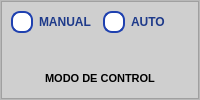
                    <widget class="QFrame" name="frame_20">
                     <property name="frameShape">
                      <enum>QFrame::StyledPanel</enum>
                     </property>
                     <property name="frameShadow">
                      <enum>QFrame::Raised</enum>
                     </property>
                     <layout class="QVBoxLayout" name="verticalLayout_29">
                      <property name="spacing">
                       <number>0</number>
                      </property>
                      <property name="leftMargin">
                       <number>0</number>
                      </property>
                      <property name="topMargin">
                       <number>0</number>
                      </property>
                      <property name="rightMargin">
                       <number>0</number>
                      </property>
                      <property name="bottomMargin">
                       <number>0</number>
                      </property>
                      <item>
                       <widget class="QFrame" name="frame_34">
                        <property name="styleSheet">
                         <string notr="true">background-color: rgb(207, 207, 207);</string>
                        </property>
                        <property name="frameShape">
                         <enum>QFrame::StyledPanel</enum>
                        </property>
                        <property name="frameShadow">
                         <enum>QFrame::Raised</enum>
                        </property>
                        <layout class="QVBoxLayout" name="verticalLayout_28">
                         <item>
                          <layout class="QHBoxLayout" name="horizontalLayout_26">
                           <item>
                            <widget class="QRadioButton" name="ctrl_manual_2">
                             <property name="styleSheet">
                              <string notr="true">QRadioButton {
    color: #1E3A8A;  /* Azul oscuro para el texto */
    font-weight: bold;
}

QRadioButton::indicator {
    width: 18px;
    height: 18px;
    border-radius: 9px;
    border: 2px solid #1E40AF;  /* Azul fuerte */
    background: white;
}

QRadioButton::indicator:checked {
    background: #3B82F6;  /* Azul vibrante cuando está seleccionado */
    border: 2px solid #1E3A8A;
}</string>
                             </property>
                             <property name="text">
                              <string>MANUAL</string>
                             </property>
                            </widget>
                           </item>
                           <item>
                            <widget class="QRadioButton" name="ctlr_auto_2">
                             <property name="styleSheet">
                              <string notr="true">QRadioButton {
    color: #1E3A8A;  /* Azul oscuro para el texto */
    font-weight: bold;
}

QRadioButton::indicator {
    width: 18px;
    height: 18px;
    border-radius: 9px;
    border: 2px solid #1E40AF;  /* Azul fuerte */
    background: white;
}

QRadioButton::indicator:checked {
    background: #3B82F6;  /* Azul vibrante cuando está seleccionado */
    border: 2px solid #1E3A8A;
}</string>
                             </property>
                             <property name="text">
                              <string>AUTO</string>
                             </property>
                            </widget>
                           </item>
                          </layout>
                         </item>
                         <item>
                          <layout class="QHBoxLayout" name="horizontalLayout_43">
                           <item>
                            <spacer name="horizontalSpacer_7">
                             <property name="orientation">
                              <enum>Qt::Horizontal</enum>
                             </property>
                             <property name="sizeHint" stdset="0">
                              <size>
                               <width>40</width>
                               <height>20</height>
                              </size>
                             </property>
                            </spacer>
                           </item>
                           <item>
                            <widget class="QLabel" name="label_43">
                             <property name="maximumSize">
                              <size>
                               <width>120</width>
                               <height>120</height>
                              </size>
                             </property>
                             <property name="text">
                              <string/>
                             </property>
                             <property name="pixmap">
                              <pixmap>img/select_2.png</pixmap>
                             </property>
                             <property name="scaledContents">
                              <bool>true</bool>
                             </property>
                             <property name="alignment">
                              <set>Qt::AlignCenter</set>
                             </property>
                            </widget>
                           </item>
                           <item>
                            <spacer name="horizontalSpacer_8">
                             <property name="orientation">
                              <enum>Qt::Horizontal</enum>
                             </property>
                             <property name="sizeHint" stdset="0">
                              <size>
                               <width>40</width>
                               <height>20</height>
                              </size>
                             </property>
                            </spacer>
                           </item>
                          </layout>
                         </item>
                         <item>
                          <widget class="QLabel" name="label_44">
                           <property name="font">
                            <font>
                             <pointsize>8</pointsize>
                             <weight>75</weight>
                             <bold>true</bold>
                            </font>
                           </property>
                           <property name="text">
                            <string>MODO DE CONTROL</string>
                           </property>
                           <property name="alignment">
                            <set>Qt::AlignCenter</set>
                           </property>
                          </widget>
                         </item>
                        </layout>
                       </widget>
                      </item>
                     </layout>
                    </widget>
